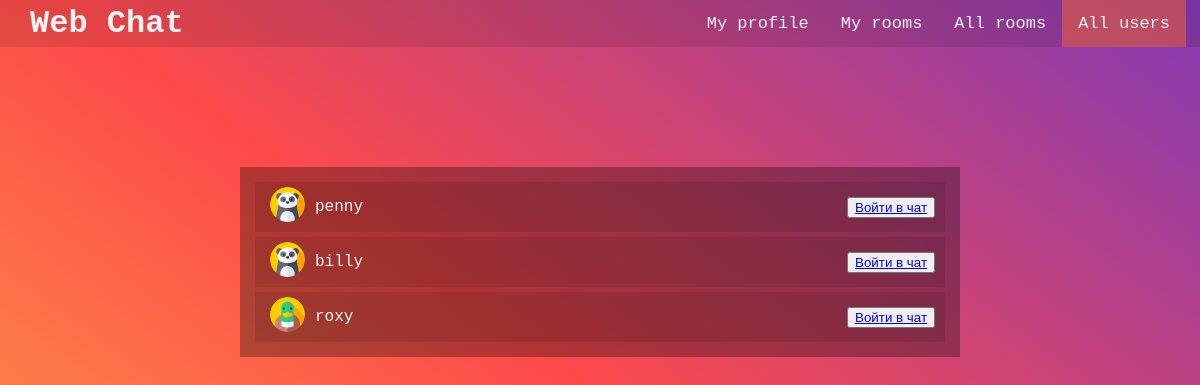
/chat/account/all-users/ (signed in), run on the app's committed database.
### chat/models.py (models this page shows, shortened)
class UserProfile(models.Model):
    user = models.OneToOneField(User, on_delete=models.CASCADE)
    avatar = models.ImageField(
        upload_to='user_avatars/', default='user_avatars/default.png', blank=True)

### chat/views.py (the view)
# urls.py: path('account/all-users/', AllUsersView.as_view(), name='all_users'),
class AllUsersView(LoginRequiredMixin, ListView):
    template_name = 'chat/all_users.html'
    model = UserProfile
    context_object_name = 'all_users_list'
    ordering = ['-id']
    def get_queryset(self):
        return super().get_queryset().exclude(user=self.request.user)

### templates/chat/all_users.html (shortened to what this page needs)
{% extends 'default.html' %}
{% block navi %}
    <a href="{% url 'my_profile' %}">My profile</a>
    <a href="{% url 'my_rooms' %}">My rooms</a>
    <a href="{% url 'all_rooms' %}">All rooms</a>
    <a class="active" href="#">All users</a>
{% endblock navi %}
{% block content %}
    {% if all_users_list %}
        {% for user_profile in all_users_list %}
            <div class="user-row">
                <div class="user-info">
                    <div class="foo">
                        <img class="user-avatar-small" src="{{ user_profile.avatar.url }}" alt="can't load image">
                    </div>
                    <div class="foo">
                        {{ user_profile.user.username }}
                    </div>
                </div>
                <div class="room-button">
                    <button>
                        <a href="{% url 'room' user_profile.id %}">Войти в чат</a>
                    </button>
                </div>
            </div>
        {% endfor %}
    {% else %}
        <h2>No Users yet...</h2>
    {% endif %}
{% endblock content %}

### static/css/style.css (style rules this page uses)
body, html { margin: 0; font-family: 'Courier New', Courier, monospace; height: 100%; }
.navi a { float: left; color: #f2f2f2; text-align: center; padding: 14px 16px; text-decoration: none; font-size: 17px; }
.navi a.active { background-color: rgba(250,100,50,0.5); color: #f2f2f2; }
.room-row, .user-row { display: flex; align-items: center; justify-content: space-between; background: rgba(1, 1, 0, 0.1); padding: 10px; margin: 5px; height: 30px; }
.user-info { width: 200px; display: flex; align-items: center; }
.foo { padding: 5px; }
.user-avatar-small { border-radius: 50%; width: 35px; }

### data on the page
UserProfile: avatar (placeholder picture), user.username "penny"
UserProfile: avatar (placeholder picture), user.username "billy"
UserProfile: avatar (picture), user.username "roxy"
